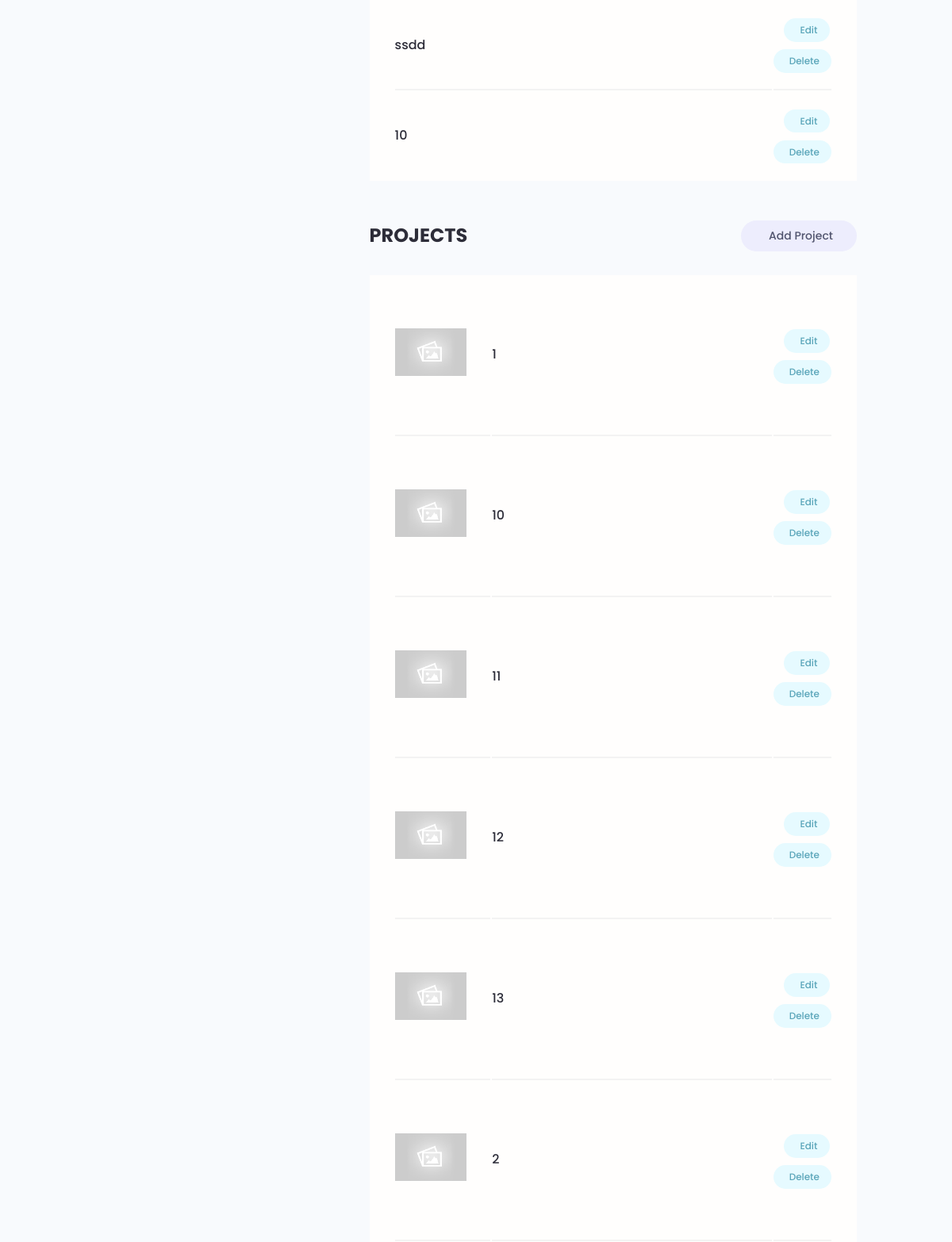
/account/ (signed in, middle part), run on an earlier commit of the app's database.
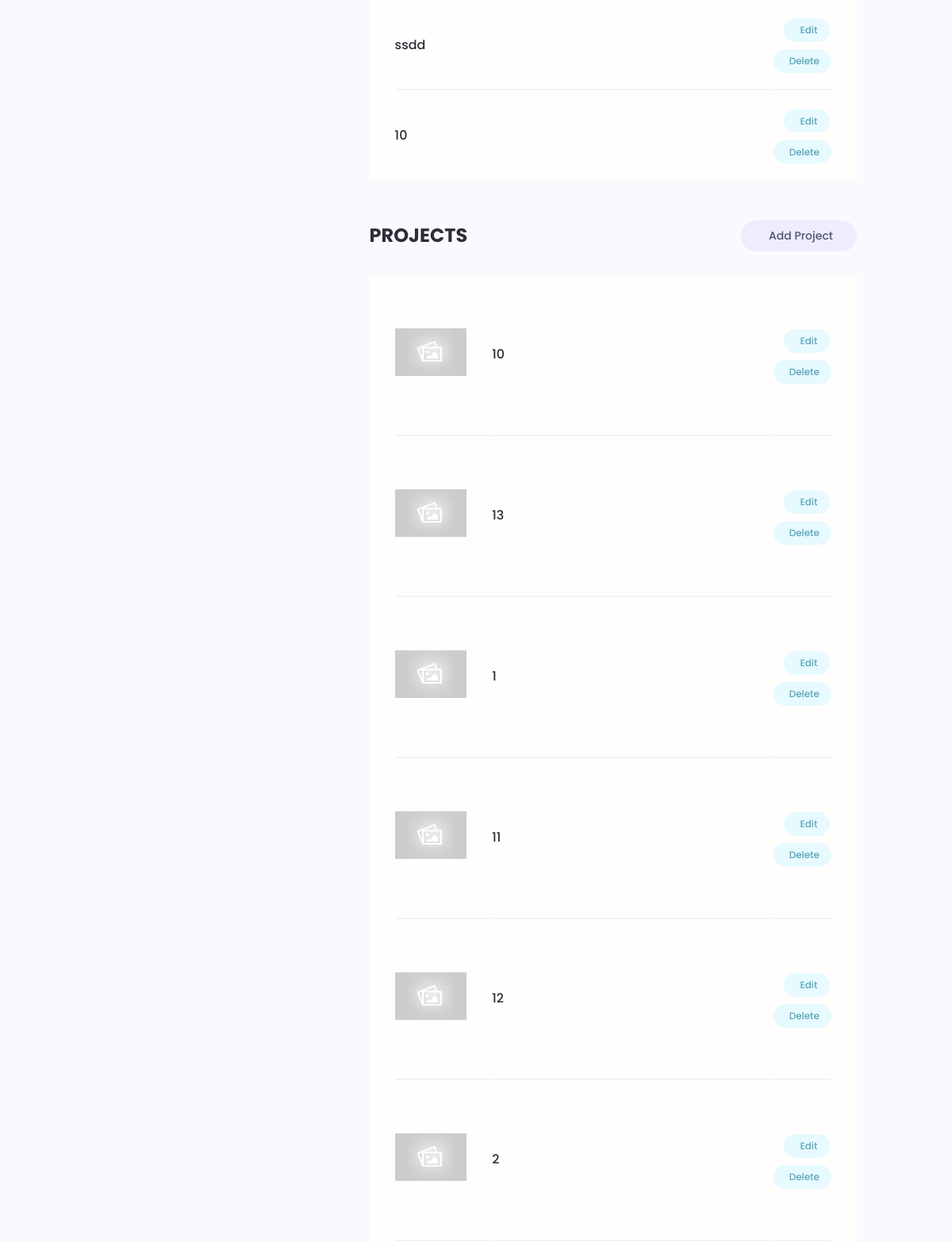
And on a later commit of the database.
### users/models.py (models this page shows, shortened)
class Skill(models.Model):
    id = models.UUIDField(default=uuid.uuid4, unique=True,
                            primary_key=True, editable=False)
    owner = models.ForeignKey(Profile, on_delete=models.CASCADE)
    name = models.CharField(max_length=200, null=True, blank=True)
    description = models.TextField(null=True, blank=True)
    created = models.DateTimeField(auto_now_add=True)

### projects/models.py (models this page shows, shortened)
class Project(models.Model):
    id = models.UUIDField(default=uuid.uuid4, unique=True, primary_key=True, editable=False)
    owner = models.ForeignKey(Profile, null=True, blank=True, on_delete=models.SET_NULL)
    title = models.CharField(max_length=2000)
    description = models.TextField(null=True, blank=True)
    image = models.ImageField(default="default.jpg")
    tags = models.ManyToManyField('Tag', blank=True)
    demo_link = models.URLField(max_length=2000, null=True, blank=True)
    source_link = models.URLField(max_length=2000, null=True, blank=True)
    vote_total = models.IntegerField(default=0, null=True, blank=True)
    vote_ratio = models.IntegerField(default=0, null=True, blank=True)
    created = models.DateTimeField(auto_now_add=True)
    class Meta:
        ordering = ["-vote_ratio", "-vote_total", "title"]

### users/views.py (the view)
# urls.py: path('account/', views.userAccount, name="account"),
@login_required
def userAccount(request):
    profile = request.user.profile
    skills = profile.skill_set.all()
    projects = profile.project_set.all()
    context = {
        "profile": profile,
        "skills": skills,
        "projects": projects
    }
    return render(request, "users/account.html", context)

### users/templates/users/account.html (shortened to what this page needs)
{% extends 'main.html' %}
{% block content %}
<main class="settingsPage profile my-md">
    <div class="container">
        <div class="layout">
            <div class="column column--1of3">
            </div>
            <div class="column column--2of3">
                <table class="settings__table">
                    {% for skill in skills %}
                    <tr>
                        <td class="settings__tableInfo">
                            <h4>{{skill.name}}</h4>
                        </td>
                        <td class="settings__tableActions">
                            <a class="tag tag--pill tag--main settings__btn" href="{% url 'edit-skill' skill.id %}">
                                Edit</a>
                            <a class="tag tag--pill tag--main settings__btn" href="{% url 'delete-skill' skill.id %}"> Delete</a>
                        </td>
                    </tr>
                    {% endfor %}
                </table>
                <div class="settings">
                    <h3 class="settings__title">Projects</h3>
                    <a class="tag tag--pill tag--sub settings__btn tag--lg" href="{% url 'create-project' %}"> Add
                        Project</a>
                </div>
                <table class="settings__table">
                    {% for project in projects %}
                    <tr>
                        <td class="settings__thumbnail">
                            <a href="{% url 'project' project.id %}"><img src="{{project.image.url}}" alt="Project Thumbnail" /></a>
                        </td>
                        <td class="settings__tableInfo">
                            <a href="{% url 'project' project.id %}">{{project.title}}</a>
                        </td>
                        <td class="settings__tableActions">
                            <a class="tag tag--pill tag--main settings__btn" href="{% url 'update-project' project.id %}">
                                Edit</a>
                            <a class="tag tag--pill tag--main settings__btn" href="{% url 'delete-project' project.id %}"> Delete</a>
                        </td>
                    </tr>
                    {% endfor %}
                </table>
            </div>
        </div>
    </div>
</main>
{% endblock %}

What changed in the data, as far as the page shows it:
changed Project (number 1 of 6 on the later page): moves up the list
changed Project (number 2 of 6 on the later page): moves up the list
